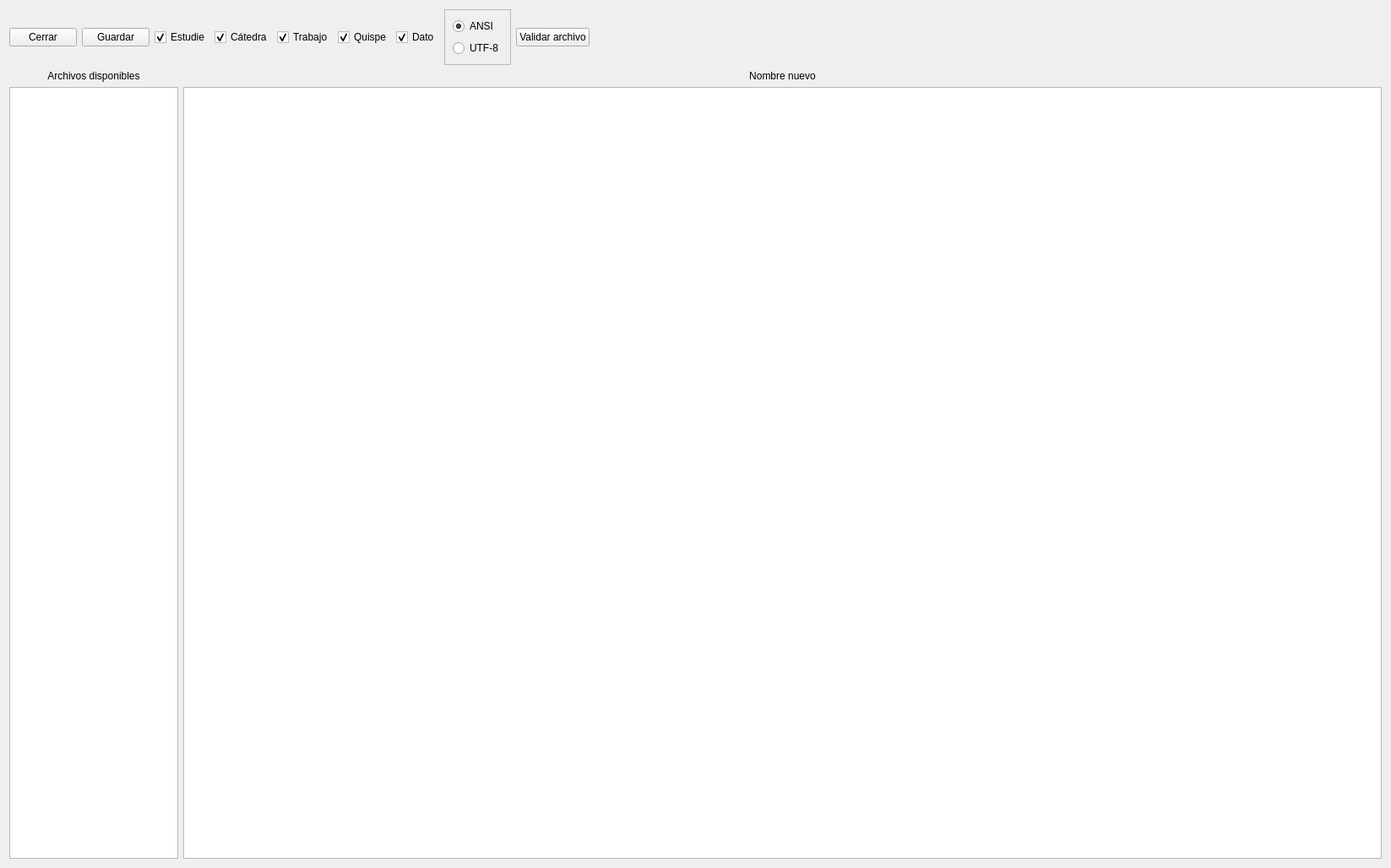
<?xml version="1.0" encoding="UTF-8"?>
<ui version="4.0">
 <class>Aprontes</class>
 <widget class="QWidget" name="Aprontes">
  <property name="geometry">
   <rect>
    <x>0</x>
    <y>0</y>
    <width>1647</width>
    <height>1028</height>
   </rect>
  </property>
  <property name="windowTitle">
   <string>Edición de Aprontes</string>
  </property>
  <layout class="QVBoxLayout" name="verticalLayout">
   <item>
    <layout class="QHBoxLayout" name="horizontalLayout">
     <item>
      <widget class="QPushButton" name="btnCerrar">
       <property name="text">
        <string>Cerrar</string>
       </property>
      </widget>
     </item>
     <item>
      <widget class="QPushButton" name="btnGuardar">
       <property name="text">
        <string>Guardar</string>
       </property>
      </widget>
     </item>
     <item>
      <widget class="QCheckBox" name="chkEstudie">
       <property name="text">
        <string>Estudie</string>
       </property>
       <property name="checked">
        <bool>true</bool>
       </property>
      </widget>
     </item>
     <item>
      <widget class="QCheckBox" name="chkCatedra">
       <property name="text">
        <string>Cátedra</string>
       </property>
       <property name="checked">
        <bool>true</bool>
       </property>
      </widget>
     </item>
     <item>
      <widget class="QCheckBox" name="chkTrabajo">
       <property name="text">
        <string>Trabajo</string>
       </property>
       <property name="checked">
        <bool>true</bool>
       </property>
      </widget>
     </item>
     <item>
      <widget class="QCheckBox" name="chkQuispe">
       <property name="text">
        <string>Quispe</string>
       </property>
       <property name="checked">
        <bool>true</bool>
       </property>
      </widget>
     </item>
     <item>
      <widget class="QCheckBox" name="chkDato">
       <property name="text">
        <string>Dato</string>
       </property>
       <property name="checked">
        <bool>true</bool>
       </property>
      </widget>
     </item>
     <item>
      <widget class="QFrame" name="frame">
       <property name="frameShape">
        <enum>QFrame::Shape::StyledPanel</enum>
       </property>
       <property name="frameShadow">
        <enum>QFrame::Shadow::Raised</enum>
       </property>
       <layout class="QVBoxLayout" name="verticalLayout_2">
        <item>
         <widget class="QRadioButton" name="radioANSI">
          <property name="text">
           <string>ANSI</string>
          </property>
          <property name="checked">
           <bool>true</bool>
          </property>
         </widget>
        </item>
        <item>
         <widget class="QRadioButton" name="radioUTF">
          <property name="text">
           <string>UTF-8</string>
          </property>
         </widget>
        </item>
       </layout>
      </widget>
     </item>
     <item>
      <widget class="QPushButton" name="btnValidar">
       <property name="text">
        <string>Validar archivo</string>
       </property>
      </widget>
     </item>
     <item>
      <spacer name="horizontalSpacer">
       <property name="orientation">
        <enum>Qt::Orientation::Horizontal</enum>
       </property>
       <property name="sizeHint" stdset="0">
        <size>
         <width>40</width>
         <height>20</height>
        </size>
       </property>
      </spacer>
     </item>
    </layout>
   </item>
   <item>
    <layout class="QHBoxLayout" name="horizontalLayout_2">
     <item>
      <widget class="QLabel" name="lblArchivos">
       <property name="minimumSize">
        <size>
         <width>200</width>
         <height>0</height>
        </size>
       </property>
       <property name="maximumSize">
        <size>
         <width>200</width>
         <height>16777215</height>
        </size>
       </property>
       <property name="text">
        <string>Archivos disponibles</string>
       </property>
       <property name="alignment">
        <set>Qt::AlignmentFlag::AlignCenter</set>
       </property>
      </widget>
     </item>
     <item>
      <widget class="QLabel" name="lblNombreNuevo">
       <property name="text">
        <string>Nombre nuevo</string>
       </property>
       <property name="alignment">
        <set>Qt::AlignmentFlag::AlignCenter</set>
       </property>
      </widget>
     </item>
    </layout>
   </item>
   <item>
    <layout class="QHBoxLayout" name="horizontalLayout_3" stretch="1,5">
     <item>
      <widget class="QListWidget" name="listArchivos">
       <property name="sizePolicy">
        <sizepolicy hsizetype="Expanding" vsizetype="Expanding">
         <horstretch>0</horstretch>
         <verstretch>0</verstretch>
        </sizepolicy>
       </property>
       <property name="minimumSize">
        <size>
         <width>200</width>
         <height>0</height>
        </size>
       </property>
       <property name="maximumSize">
        <size>
         <width>200</width>
         <height>16777215</height>
        </size>
       </property>
      </widget>
     </item>
     <item>
      <widget class="QTextEdit" name="txtTexto">
       <property name="font">
        <font>
         <family>Menlo</family>
         <pointsize>14</pointsize>
        </font>
       </property>
       <property name="html">
        <string>&lt;!DOCTYPE HTML PUBLIC &quot;-//W3C//DTD HTML 4.0//EN&quot; &quot;http://www.w3.org/TR/REC-html40/strict.dtd&quot;&gt;
&lt;html&gt;&lt;head&gt;&lt;meta name=&quot;qrichtext&quot; content=&quot;1&quot; /&gt;&lt;meta charset=&quot;utf-8&quot; /&gt;&lt;style type=&quot;text/css&quot;&gt;
p, li { white-space: pre-wrap; }
hr { height: 1px; border-width: 0; }
li.unchecked::marker { content: &quot;\2610&quot;; }
li.checked::marker { content: &quot;\2612&quot;; }
&lt;/style&gt;&lt;/head&gt;&lt;body style=&quot; font-family:'Menlo'; font-size:14pt; font-weight:400; font-style:normal;&quot;&gt;
&lt;p style=&quot;-qt-paragraph-type:empty; margin-top:0px; margin-bottom:0px; margin-left:0px; margin-right:0px; -qt-block-indent:0; text-indent:0px; font-size:18pt;&quot;&gt;&lt;br /&gt;&lt;/p&gt;&lt;/body&gt;&lt;/html&gt;</string>
       </property>
      </widget>
     </item>
    </layout>
   </item>
  </layout>
 </widget>
 <resources/>
 <connections/>
</ui>
